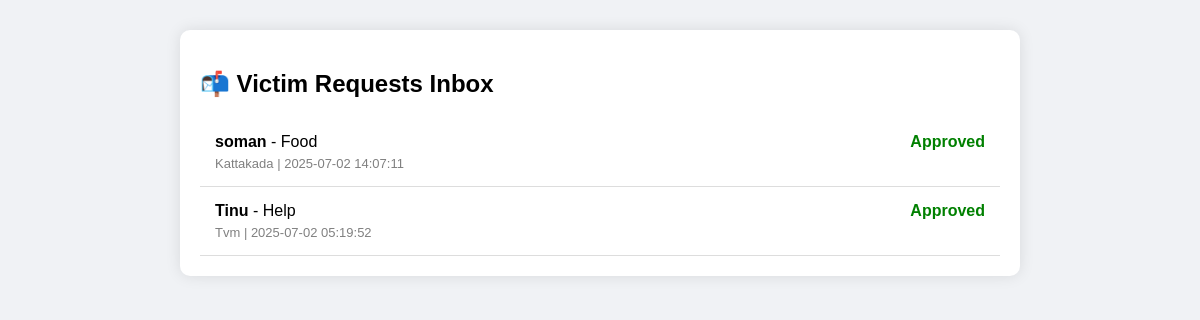
/user/inbox.php, run on the app's committed database.
### tables this page shows
CREATE TABLE `victims` (
  `id` int(11) NOT NULL,
  `name` varchar(100) DEFAULT NULL,
  `phone` varchar(15) DEFAULT NULL,
  `email` varchar(100) DEFAULT NULL,
  `location` varchar(255) DEFAULT NULL,
  `need` text DEFAULT NULL,
  `status` tinyint(1) DEFAULT 0,
  `approved_by` varchar(100) DEFAULT NULL,
  `created_at` timestamp NOT NULL DEFAULT current_timestamp(),
  `viewed_by` text DEFAULT NULL
);

### user/inbox.php (the view, shortened to what this page needs)
<?php
$conn = new mysqli("localhost", "root", "", "relieflink");
$result = $conn->query("SELECT id, name, need, location, status, approved_by, created_at FROM victims ORDER BY created_at DESC");
?>
<!DOCTYPE html>
<html>
<head>
</head>
<body>
<div class="inbox-container">
  <h2>📬 Victim Requests Inbox</h2>
  <?php while($row = $result->fetch_assoc()): ?>
    <div class="message-preview" onclick="location.href='view_request.php?id=<?= $row['id'] ?>'">
      <strong><?= htmlspecialchars($row['name']) ?></strong> - <?= htmlspecialchars($row['need']) ?>
      <div class="status <?= $row['status'] == 0 ? 'pending' : ($row['status'] == 1 ? 'approved' : 'declined') ?>">
        <?php if ($row['status'] == 0): ?>
          Pending
        <?php elseif ($row['status'] == 1): ?>
          Approved
        <?php else: ?>
          Declined
        <?php endif; ?>
      </div>
      <div class="note">
        <?= htmlspecialchars($row['location']) ?> | <?= $row['created_at'] ?>
      </div>
    </div>
  <?php endwhile; ?>
</div>
</body>
</html>

### user/inbox.php (style rules this page uses)
body { font-family: Arial, sans-serif; background: #f0f2f5; }
.inbox-container { max-width: 800px; margin: 30px auto; background: white; border-radius: 10px; padding: 20px; box-shadow: 0 0 15px rgba(0,0,0,0.1); }
.message-preview { padding: 15px; border-bottom: 1px solid #ddd; cursor: pointer; }
.status { font-weight: bold; float: right; }
.status.approved { color: green; }
.note { font-size: 13px; color: gray; margin-top: 5px; }

### data on the page
victims: name "soman", need "Food", status "Approved", location "Kattakada", created_at "2025-07-02 14:07:11"
victims: name "Tinu", need "Help", status "Approved", location "Tvm", created_at "2025-07-02 05:19:52"
